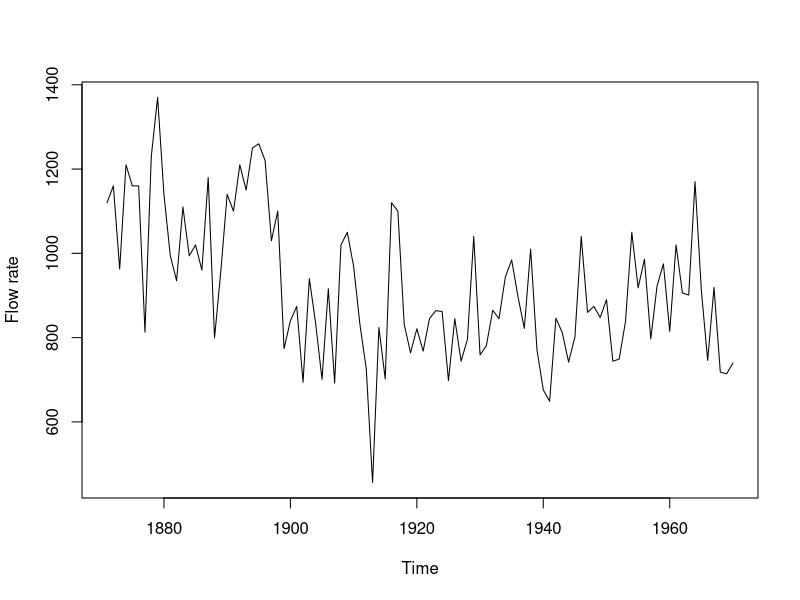
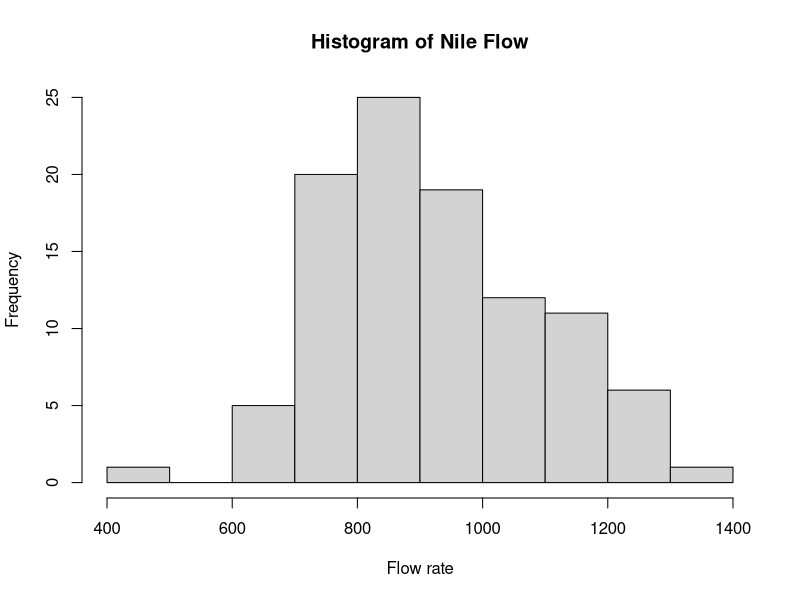

Source code (R) for these figures, in order:
## ---- chunk 1
knitr::opts_chunk$set(echo = TRUE)
## ---- chunk 2
library(MASS)
summary(Nile)
## ---- chunk 3
plot(Nile, ylab="Flow rate")
## ---- chunk 4
hist(Nile, main="Histogram of Nile Flow", xlab="Flow rate")
